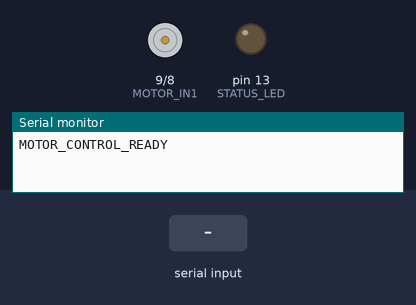
This sketch was run on a simulated Arduino Uno, built with avr-gcc and run on an emulated ATmega328P. Shown: motor-driver pin pairs drawn as motors (green arrow = first pin HIGH = forward, orange = second pin HIGH = backward, longer = more drive, scaled by the enable pin), output pins drawn as LEDs (lit = HIGH), the last lines printed to the serial monitor. The inputs (shaded band) are chosen by the test bench.

Above: at 1.8 s.
1.9 s: "I\n" received over Serial
At 2.05 s:
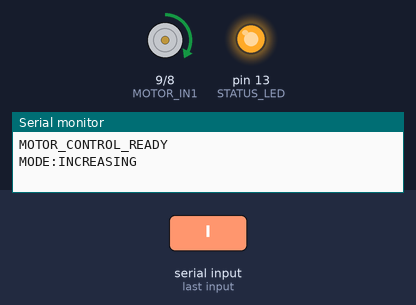
4.9 s: byte 67 ('C') received over Serial
6.4 s: byte 68 ('D') received over Serial
9.4 s: byte 78 ('N') received over Serial
At 10.4 s:
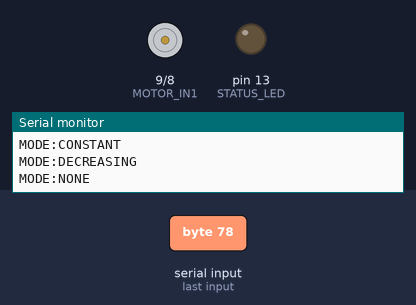
10.9 s: "C\n" received over Serial
At 11.5 s:
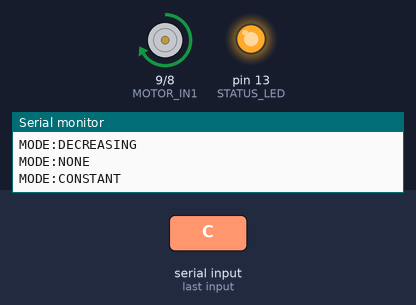
12.4 s: "N\n" received over Serial
At 12.7 s:
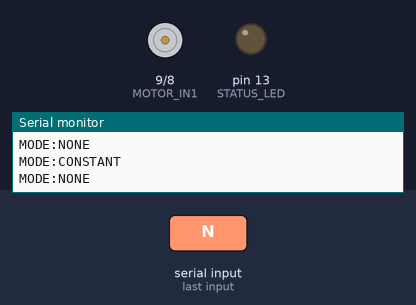
Timing chart, 0 to 14.9 s (numbered marks = the images above; inputs shaded):
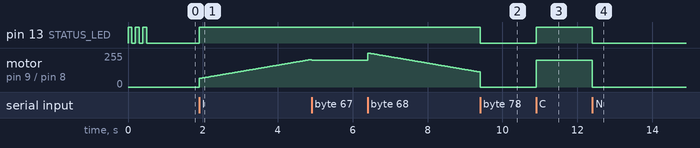

Measured:
- after the input at 1.9 s, pin 13 (STATUS_LED): LOW → HIGH at once; motor on pin 9 (MOTOR_IN1) / pin 8 (MOTOR_IN2): moves from stopped to forward 206/255 over 3.0 s, starting at once
- after the input at 9.4 s, pin 13 (STATUS_LED): HIGH → LOW at once
- after the input at 10.9 s, pin 13 (STATUS_LED): LOW → HIGH at once; motor on pin 9 (MOTOR_IN1) / pin 8 (MOTOR_IN2): stopped → forward 200/255 at once
- after the input at 12.4 s, pin 13 (STATUS_LED): HIGH → LOW at once; motor on pin 9 (MOTOR_IN1) / pin 8 (MOTOR_IN2): forward 200/255 → stopped at once

The sketch:

motor_control_gui.ino
```cpp
/*
 * Motor Control with Multiple Vibration Modes
 *
 * This Arduino sketch controls a vibration motor via L298N driver.
 * It receives commands over serial to switch between vibration modes:
 *   'C' = Constant vibration (steady speed)
 *   'I' = Increasing vibration (ramp up)
 *   'D' = Decreasing vibration (ramp down)
 *   'N' or 'S' or '0' = No vibration (stop motor)
 *   '?' = Query current mode
 *
 * L298N Connections:
 *   - IN1 -> Arduino Pin 9 (PWM capable)
 *   - IN2 -> Arduino Pin 8
 *   - ENA -> Arduino Pin 10 (PWM capable)
 *   - GND -> Arduino GND
 */

// Pin definitions for L298N
const int MOTOR_IN1 = 9;     // Direction pin 1
const int MOTOR_IN2 = 8;     // Direction pin 2
const int MOTOR_ENA = 10;    // Enable/PWM pin

// LED for status indication
const int STATUS_LED = 13;

// Motor speed settings
const int CONSTANT_SPEED = 200;   // Speed for constant vibration
const int MIN_SPEED = 64;         // Minimum speed for ramping
const int MAX_SPEED = 255;        // Maximum speed for ramping
const unsigned long RAMP_DURATION = 4000; // 4 seconds for full ramp

// Vibration modes
enum VibrationMode {
  MODE_NONE = 0,
  MODE_CONSTANT = 1,
  MODE_INCREASING = 2,
  MODE_DECREASING = 3
};

// Current state
VibrationMode currentMode = MODE_NONE;
bool motorRunning = false;
unsigned long modeStartTime = 0;

void setup() {
  // Initialize serial communication
  Serial.begin(9600);

  // Set motor control pins as outputs
  pinMode(MOTOR_IN1, OUTPUT);
  pinMode(MOTOR_IN2, OUTPUT);
  pinMode(MOTOR_ENA, OUTPUT);
  pinMode(STATUS_LED, OUTPUT);

  // Ensure motor is OFF at startup
  stopMotor();

  // Flash LED to indicate ready
  for(int i = 0; i < 3; i++) {
    digitalWrite(STATUS_LED, HIGH);
    delay(100);
    digitalWrite(STATUS_LED, LOW);
    delay(100);
  }

  Serial.println("MOTOR_CONTROL_READY");
}

void loop() {
  // Check for serial commands
  if (Serial.available() > 0) {
    char command = Serial.read();

    switch(command) {
      case 'C':  // Constant vibration
      case 'c':
        setMode(MODE_CONSTANT);
        Serial.println("MODE:CONSTANT");
        break;

      case 'I':  // Increasing vibration
      case 'i':
        setMode(MODE_INCREASING);
        Serial.println("MODE:INCREASING");
        break;

      case 'D':  // Decreasing vibration
      case 'd':
        setMode(MODE_DECREASING);
        Serial.println("MODE:DECREASING");
        break;

      case 'N':  // No vibration
      case 'n':
      case 'S':
      case 's':
      case '0':
        setMode(MODE_NONE);
        Serial.println("MODE:NONE");
        break;

      case '?':  // Query current mode
        printCurrentMode();
        break;

      case '\n':  // Ignore newlines
      case '\r':
        break;

      default:
        Serial.print("UNKNOWN:");
        Serial.println(command);
        break;
    }
  }

  // Update motor based on current mode
  updateMotor();
}

void setMode(VibrationMode mode) {
  currentMode = mode;
  modeStartTime = millis();

  if (mode == MODE_NONE) {
    stopMotor();
  } else {
    // Start motor with appropriate initial speed
    digitalWrite(MOTOR_IN1, HIGH);
    digitalWrite(MOTOR_IN2, LOW);
    digitalWrite(STATUS_LED, HIGH);
    motorRunning = true;

    // Set initial speed based on mode
    switch(mode) {
      case MODE_CONSTANT:
        analogWrite(MOTOR_ENA, CONSTANT_SPEED);
        break;
      case MODE_INCREASING:
        analogWrite(MOTOR_ENA, MIN_SPEED);
        break;
      case MODE_DECREASING:
        analogWrite(MOTOR_ENA, MAX_SPEED);
        break;
      default:
        break;
    }
  }
}

void updateMotor() {
  if (!motorRunning) return;

  unsigned long elapsed = millis() - modeStartTime;
  int currentSpeed;

  switch(currentMode) {
    case MODE_CONSTANT:
      // Maintain constant speed
      analogWrite(MOTOR_ENA, CONSTANT_SPEED);
      break;

    case MODE_INCREASING:
      // Ramp up speed
      if (elapsed < RAMP_DURATION) {
        currentSpeed = map(elapsed, 0, RAMP_DURATION, MIN_SPEED, MAX_SPEED);
        analogWrite(MOTOR_ENA, currentSpeed);
      } else {
        analogWrite(MOTOR_ENA, MAX_SPEED);
      }
      break;

    case MODE_DECREASING:
      // Ramp down speed
      if (elapsed < RAMP_DURATION) {
        currentSpeed = map(elapsed, 0, RAMP_DURATION, MAX_SPEED, MIN_SPEED);
        analogWrite(MOTOR_ENA, currentSpeed);
      } else {
        analogWrite(MOTOR_ENA, MIN_SPEED);
      }
      break;

    default:
      break;
  }
}

void stopMotor() {
  digitalWrite(MOTOR_IN1, LOW);
  digitalWrite(MOTOR_IN2, LOW);
  analogWrite(MOTOR_ENA, 0);
  digitalWrite(STATUS_LED, LOW);
  motorRunning = false;
  currentMode = MODE_NONE;
}

void printCurrentMode() {
  switch(currentMode) {
    case MODE_NONE:
      Serial.println("MODE:NONE");
      break;
    case MODE_CONSTANT:
      Serial.println("MODE:CONSTANT");
      break;
    case MODE_INCREASING:
      Serial.println("MODE:INCREASING");
      break;
    case MODE_DECREASING:
      Serial.println("MODE:DECREASING");
      break;
  }
}
```
